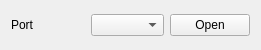
<?xml version="1.0" encoding="UTF-8"?>
<ui version="4.0">
 <class>com</class>
 <widget class="QWidget" name="com">
  <property name="geometry">
   <rect>
    <x>0</x>
    <y>0</y>
    <width>261</width>
    <height>50</height>
   </rect>
  </property>
  <property name="windowTitle">
   <string>Form</string>
  </property>
  <layout class="QHBoxLayout" name="horizontalLayout_2">
   <item>
    <widget class="QLabel" name="lb_com">
     <property name="text">
      <string>Port</string>
     </property>
    </widget>
   </item>
   <item>
    <widget class="QComboBox" name="cb_port"/>
   </item>
   <item>
    <widget class="QPushButton" name="btn_open">
     <property name="text">
      <string>Open</string>
     </property>
     <property name="iconSize">
      <size>
       <width>48</width>
       <height>48</height>
      </size>
     </property>
    </widget>
   </item>
  </layout>
 </widget>
 <resources/>
 <connections/>
</ui>
